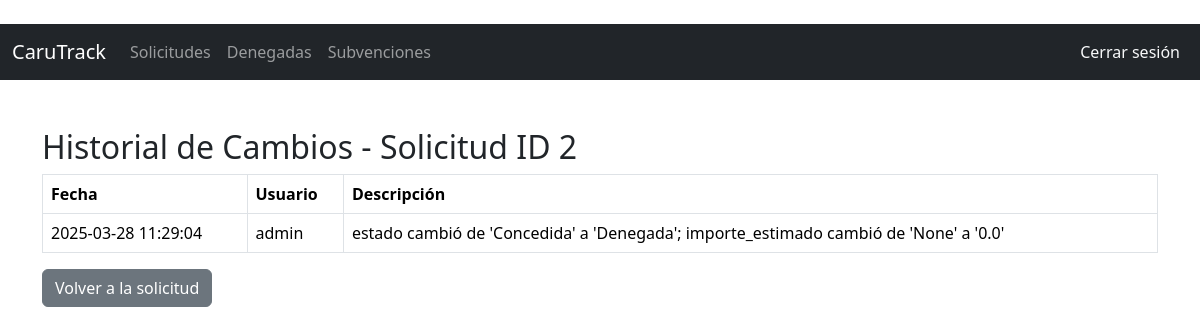
The page /solicitudes/2/historial (signed in) on the database its author committed.
### app/models.py (models this page shows, shortened)
class SolicitudSubvencion(db.Model):
    id = db.Column(db.Integer, primary_key=True)
    entidad = db.Column(db.String(150), nullable=False)
    concepto = db.Column(db.String(250), nullable=False)
    tipo_fondo = db.Column(db.String(100))
    fecha_solicitud = db.Column(db.Date)
    estado = db.Column(db.String(50), nullable=False, default='No solicitada')
    observaciones = db.Column(db.Text)
    importe_estimado = db.Column(db.Float)
    documentacion_adjunta = db.Column(db.Boolean, default=False)
    bloqueada = db.Column(db.Boolean, default=False)  # Nueva lógica de bloqueo

class HistorialSolicitud(db.Model):
    id = db.Column(db.Integer, primary_key=True)
    solicitud_id = db.Column(db.Integer, db.ForeignKey('solicitud_subvencion.id'), nullable=False)
    fecha = db.Column(db.DateTime, default=datetime.utcnow)
    usuario = db.Column(db.String(100))
    descripcion = db.Column(db.Text)
    solicitud = db.relationship('SolicitudSubvencion', backref=db.backref('historial', lazy='dynamic'))

### app/routes.py (the view)
@main.route('/solicitudes/<int:id>/historial')
@login_required
def ver_historial(id):
    solicitud = SolicitudSubvencion.query.get_or_404(id)
    historial = HistorialSolicitud.query.filter_by(solicitud_id=id).order_by(HistorialSolicitud.fecha.desc()).all()
    return render_template('historial_solicitud.html', solicitud=solicitud, historial=historial)

### app/__init__.py (called while the page is built)
def create_app():
    app = Flask(__name__)
    app.config.from_object('config.Config')
    db.init_app(app)
    migrate.init_app(app, db)
    bcrypt.init_app(app)
    login_manager.init_app(app)
    from .routes import main
    app.register_blueprint(main)
    @login_manager.user_loader
    def load_user(user_id):
        return Usuario.query.get(int(user_id))
    return app

### app/templates/historial_solicitud.html (shortened to what this page needs)
﻿{% extends 'base.html' %}
{% block content %}
<h2>Historial de Cambios - Solicitud ID {{ solicitud.id }}</h2>
<table class="table table-bordered">
    <thead>
        <tr>
            <th>Fecha</th>
            <th>Usuario</th>
            <th>Descripción</th>
        </tr>
    </thead>
    <tbody>
        {% for cambio in historial %}
        <tr>
            <td>{{ cambio.fecha.strftime('%Y-%m-%d %H:%M:%S') }}</td>
            <td>{{ cambio.usuario }}</td>
            <td>{{ cambio.descripcion }}</td>
        </tr>
        {% endfor %}
    </tbody>
</table>
<a href="{{ url_for('main.editar_solicitud', id=solicitud.id) }}" class="btn btn-secondary">Volver a la solicitud</a>
{% endblock %}

### rows shown on the page
SolicitudSubvencion: id "2"
HistorialSolicitud: fecha "2025-03-28 11:29:04", usuario "admin", descripcion "estado cambió de 'Concedida' a 'Denegada'; importe_estimado cambió de 'None' a '0.0'"
